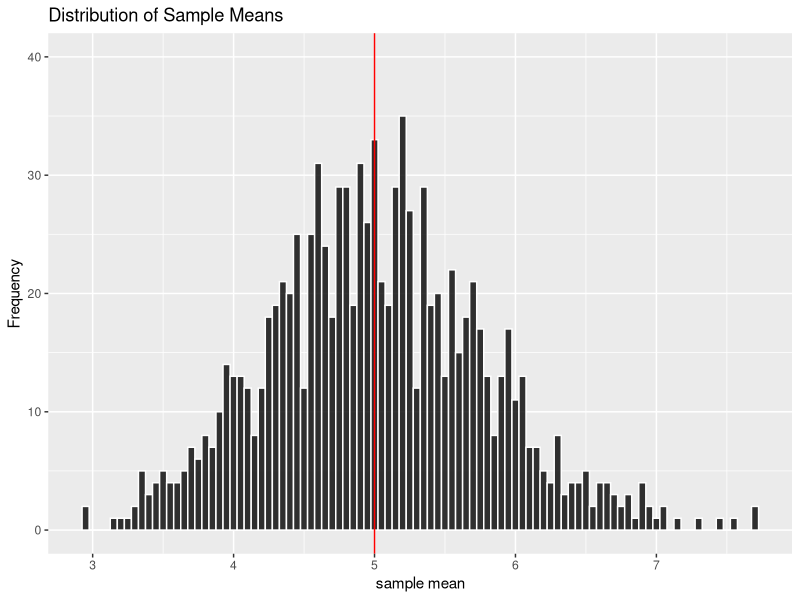
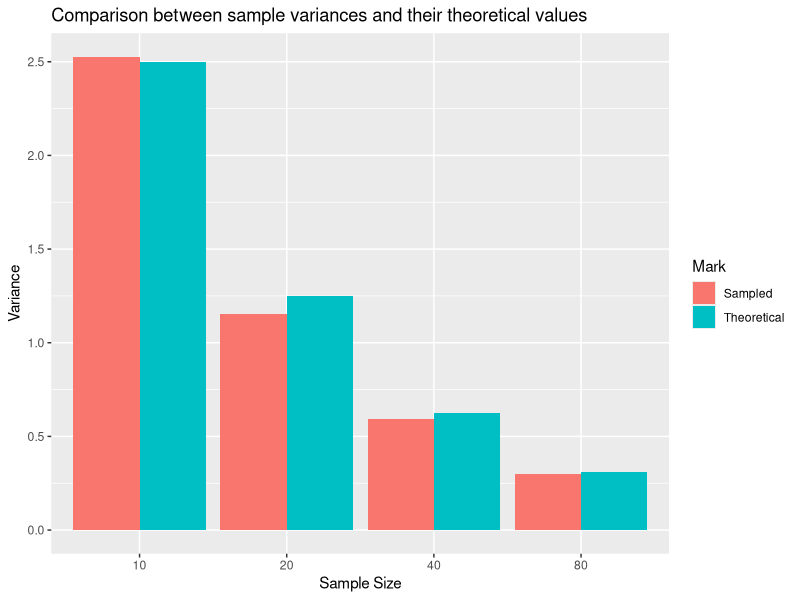
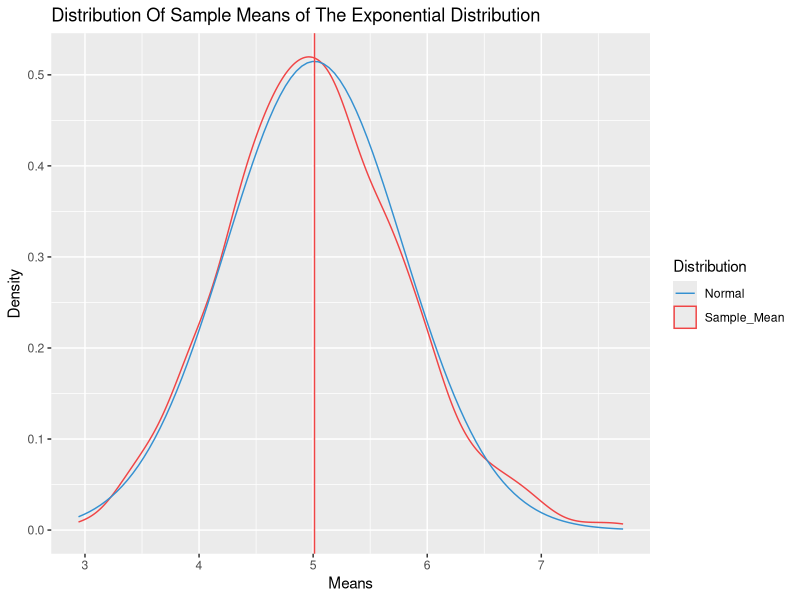

Reproduce these figures in R, in order.
## ---- chunk 1
library(ggplot2)
library(knitr)
opts_chunk$set(warning = FALSE, message = FALSE, fig.width = 4, fig.height = 3, results="hide")
## ---- chunk 2
set.seed(123)
simulation <- matrix(nrow = 1000, ncol=40)
for (i in 1:1000){
    simulation[i,] <- rexp(40, rate = 0.2)
}
## ---- chunk 3
# a histogram showing the distribution of 1,000 samples
#hist(rowMeans(simulation), plot = TRUE, xlab = "sample mean", main = "Distribution of Sample Means")
sample_means <- data.frame(means = rowMeans(simulation))
population_mean <- 1/0.2
means_hist <- ggplot(data=sample_means, aes(x=means))+ ylim(0,40)
means_hist <- means_hist + geom_histogram(binwidth=0.05,colour = "white",fill = "black",alpha=0.8) + xlab("sample mean") + ylab("Frequency") + ggtitle("Distribution of Sample Means")
means_hist <- means_hist + geom_vline(xintercept=population_mean, colour="red", size=0.5) + scale_x_continuous(breaks = c(2, 3, 4, 5, 6, 7, 8))
means_hist
## ---- chunk 4
theoretical_variance <- 1/(0.2^2)
set.seed(124)
simulation_10 <- matrix(nrow=1000, ncol=10)
for (i in 1:1000){ simulation_10[i,] <- rexp(10, rate = 0.2)}
simulation_20 <- matrix(nrow=1000, ncol=20)
for (i in 1:1000){simulation_20[i,] <- rexp(20, rate = 0.2)}
simulation_40 <- matrix(nrow = 1000, ncol=40)
for (i in 1:1000){simulation_40[i,] <- rexp(40, rate = 0.2)}
simulation_80 <- matrix(nrow=1000, ncol=80)
for (i in 1:1000){simulation_80[i,] <- rexp(80, rate = 0.2)}
## ---- chunk 5
variance_10 <- var(rowMeans(simulation_10))
variance_20 <- var(rowMeans(simulation_20))
variance_40 <- var(rowMeans(simulation_40))
variance_80 <- var(rowMeans(simulation_80))
sample_variances <- c(variance_10, variance_20, variance_40, variance_80)
theoretical_sample_variances <- c(theoretical_variance/10, theoretical_variance/20, theoretical_variance/40, theoretical_variance/80)
variance_mark = c(replicate(4, "Sampled"), replicate(4, "Theoretical"))
group = as.vector(replicate(2, c(10,20,40,80)))
## ---- chunk 6
#drawing a barplot to compare variances of sample means of various sample size with their respective standard error.
variances <- data.frame(Group = as.factor(group), Variance = c(sample_variances, theoretical_sample_variances), Mark = variance_mark)
comparison_var <- ggplot(variances, aes(x=Group, y=Variance)) + geom_bar(aes(fill = Mark), position = "dodge", stat= "identity") + xlab("Sample Size") + ggtitle("Comparison between sample variances and their theoretical values")
comparison_var
## ---- chunk 7
#calculate mean and variance
mean_of_samples <- mean(sample_means$means)
variance_of_samples <- var(sample_means$means)
mean_of_samples
variance_of_samples
## ---- chunk 8
# draw a plot showing density distribution of sample means and a normal distribution with the same mean and standard deviation.
means_density <- ggplot(data=sample_means, aes(x=means)) + 
    geom_density(stat="density", position = "identity")

cols <- c("Sample_Mean"="#f04546","Normal"="#3591d1")
means_density <- ggplot(data=sample_means, aes(x=means)) + geom_density(aes(y=..density.., position="stack", colour = "Sample_Mean")) + stat_function(fun = dnorm, aes(colour = "Normal"), args = list(mean = mean_of_samples, sd = sqrt(variance_of_samples))) + scale_colour_manual(name="Distribution",values=cols) + geom_vline(xintercept=mean_of_samples, colour="#f04546", size = 0.5) + xlab("Means") + ylab("Density") +  ggtitle("Distribution Of Sample Means of The Exponential Distribution")
means_density
